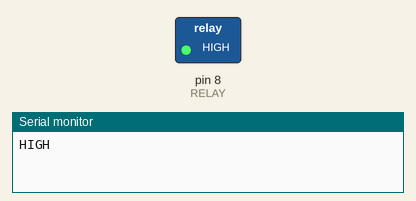
Simulated run of this sketch. Board: Arduino Uno, built with avr-gcc and run on an emulated ATmega328P. Parts: switched loads named in the sketch (green lamp = pin HIGH), the last lines printed to the serial monitor.

Above: at 1.0 s.
At 3.0 s:
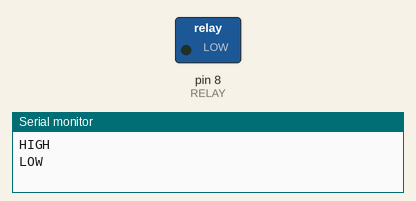
Timing chart, 0 to 5.2 s (numbered marks = the images above):
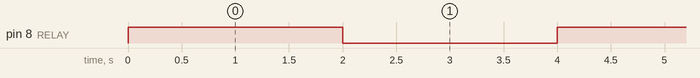

The sketch:

RELAY.ino
```cpp
#define RELAY 8

void setup() {
  pinMode(RELAY, OUTPUT);
  Serial.begin(9600);
}

void loop() {
  digitalWrite(RELAY, HIGH);
  Serial.println("HIGH");
  delay(2000);

  // Switch on status Low
  digitalWrite(RELAY, LOW);
  Serial.println("LOW");
  delay(2000);
}
```

Measured:
- by itself, pin 8 (RELAY): alternates HIGH for 2.0 s and LOW for 2.0 s
